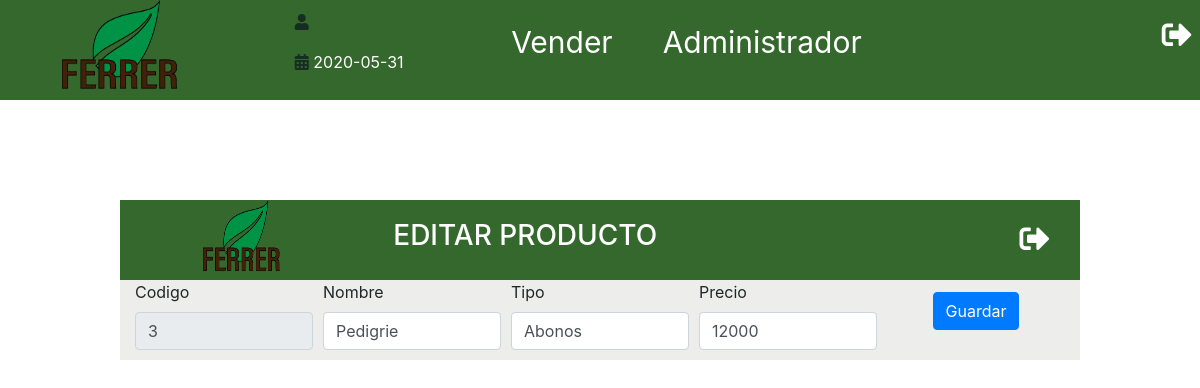
The page /editar.php?id=3 (signed in) on the database its author committed.
### tables this page shows
CREATE TABLE `producto` (
  `Id_Producto` int(100) NOT NULL,
  `Nombre_Producto` varchar(25) NOT NULL,
  `Id_Tipo_Producto` varchar(50) NOT NULL,
  `Precio_Venta` int(11) NOT NULL,
  `Nombre_Usuario` varchar(30) NOT NULL,
  `FechaCreacion` date NOT NULL
);

### includes/funciones/consultas.php (called while the page is built, shortened)
<?php
function obtenerProducto($id){
    include 'bd_conexion.php';
    try{
        return $conn->query("SELECT Id_Producto, Nombre_Producto, Id_Tipo_Producto, Precio_Venta,Nombre_Usuario FROM producto WHERE Id_Producto = $id");
    }catch(Exception $e){
        echo "error!!". $e->getMessage() ."<br>";
        return false;
    }
}
?>

### editar.php (the view, shortened to what this page needs)
<?php include_once 'includes/templates/header.php';
include_once 'includes/funciones/consultas.php';
    $id = filter_var($_GET['id'], FILTER_VALIDATE_INT);
    $resultado = obtenerProducto($id);
    $producto = $resultado->fetch_assoc();
    ?>
    <pre>
</pre>
<div class="inventarioMORE UPDATE" id="inventarioADD">
                <div class="TengoEstilos">
                  <img src="./img/logo.png" alt="Logo">
                  <H3>EDITAR PRODUCTO</H3>
                  <a href="Admin.php"> <i class="fas fa-sign-out-alt Singout" id="CerrarAnadir"></i></a>
                </div>
                <div class="container">
                  <form   id="producto" class="Anadir" method="POST">
                    <div class="form-row">
                    <div class="col">
                        <label for="">Codigo</label>
                        <input type="text" placeholder="Codigo Producto" id="Codigo" name="Codigo" readonly="readonly" class="form-control" value="<?php echo ($producto['Id_Producto']) ? $producto['Id_Producto'] : ''; ?>" >
                      </div>
                      <div class="col">
                        <label for="">Nombre</label>
                        <input type="text" placeholder="Nombre Producto" id="Nombre" name="Nombre" class="form-control" value="<?php echo ($producto['Nombre_Producto']) ? $producto['Nombre_Producto'] : ''; ?>" >
                      </div>
                      <div class="col">
                        <label for="">Tipo</label>
                        <input list="buscador"placeholder="Tipo Producto" id="Tipo" name="Tipo" class="form-control" value="<?php echo ($producto['Id_Tipo_Producto']) ? $producto['Id_Tipo_Producto'] : ''; ?>" >
                      </div>
                      <div class="col">
                        <label for="Nombre">Precio</label>
                        <input type="number" placeholder="Precio" id="Precio" name="Precio" class="form-control" value="<?php echo ($producto['Precio_Venta']) ? $producto['Precio_Venta'] : ''; ?>" >
                      </div>
                      <div class="col Enviar">
                          <?php
                           $textoBtn = ($producto['Precio_Venta']) ? 'Guardar' : 'añadir';
                          ?>
                        <input type="submit" name="submit" value="<?php echo $textoBtn; ?>" class="btn btn-primary mb-2">
                      </div>
                    </div>
<?php include_once 'includes/templates/footer.php'; ?>

### css/style.css (style rules this page uses)
* { margin:0; }
body { margin: 0; width: 100vw; font-family: 'Lato',Arial, Helvetica, sans-serif ; justify-content: center; }
.TengoEstilos { background: #35682d; width: 100%; height: auto; display: flex; justify-content: space-around; align-items: center; }
.TengoEstilos img { width: 120px; height: 100px; margin: 0 50px; }
.Singout { color: #fff; margin-left: 300px; font-size: 30px; }
form { display: flex; flex-direction: column; justify-content: center; align-items: center; }
label { display: block; margin-bottom: 10px; }
h3 { color: white; font-weight: 300; }
.inventarioMORE { background-color:rgb(237, 238, 235); width: 80vw; height: auto; display: none; position: absolute; flex-direction: column; justify-content: center; align-self: center; top: 25%; left: 10%; overflow: hidden; }
.inventarioMORE img { width: 80px; height: 80px; }
.Enviar { display: flex; justify-content: center; align-items: center; }
.Anadir { margin-bottom: 10px; }
.UPDATE { display: flex; }

### rows shown on the page
producto: Codigo "3", Nombre "Pedigrie", Tipo "Abonos", Precio "12000", submit "Guardar"
